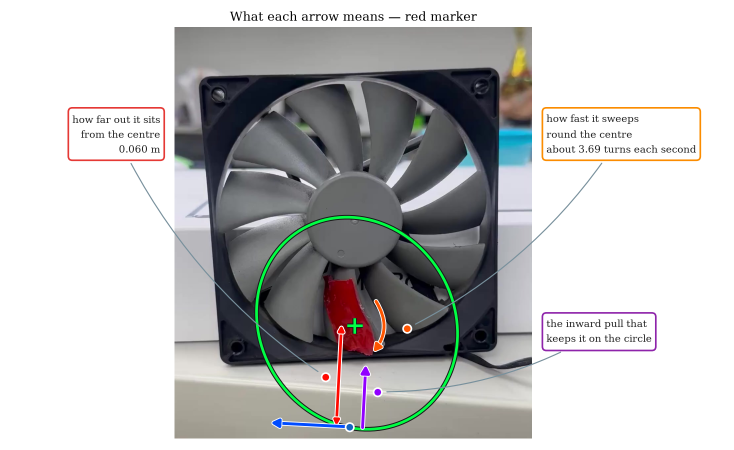
#> input picture presentation/figs/src-overlay-before-4029.png, 1468 x 900 px (shown at 1/2 size)
$ python mk_overlay_fix_fig.py
#> lines starting #> are read from the running program, lines starting #| are printed output that depends on the picture; after the words box and inside, x2 and y2 are one past the last pixel; in counts of white or black regions, pixels touching at a corner belong together
#> in panel, im is the input picture: shape (900, 1468, 3); mean B, G, R 191.2, 191.2, 191.1
#!/usr/bin/env python3
"""Side-by-side of the computerfan-4029 overlay, before and after the crop-bounds fix.

Both inputs are FROZEN COPIES committed beside this script:
  src-overlay-before-4029.png — from the shipped run before 2026-08-06 (centre 328 px low)
  src-overlay-after-4029.png  — the same figure after the fix

They are deliberately NOT read from a live workspace. The "before" state no longer exists
there — regenerating that workspace is exactly what removed it — so a path into
`agent-backend/workspaces/` would silently start rendering two identical panels.

Run:  python3 mk_overlay_fix_fig.py      →  overlay-fix-4029.png
"""
from pathlib import Path

import cv2
import numpy as np

HERE = Path(__file__).resolve().parent
OUT = HERE / "overlay-fix-4029.png"

BAR_H = 62
FONT = cv2.FONT_HERSHEY_SIMPLEX


def photo_box(im: np.ndarray) -> tuple[int, int, int, int]:
    """Bounding box of the embedded video frame, found rather than hard-coded.

    The two panels place their callout boxes differently — matplotlib lays them out by
    whatever space is free — so one fixed crop slices a label box off one panel and not
    the other. The photo is the only large block of non-white pixels, so detect it: take
    the biggest connected non-white component and return its box."""
    nonwhite = (im < 246).any(axis=2).astype(np.uint8) * 255
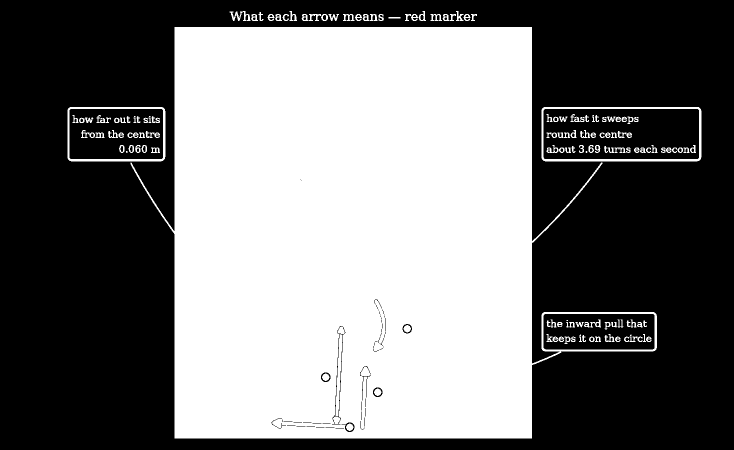
#> nonwhite: shape (900, 1468) (shown at 1/2 size); 46.1% white; 139 white regions (8 under 20 px), largest, box (x1, y1, x2, y2) and area: (261, 54, 1314, 877) 588857, (1083, 214, 1403, 323) 3725, (135, 214, 331, 323) 2601
    nonwhite = cv2.morphologyEx(nonwhite, cv2.MORPH_OPEN, np.ones((9, 9), np.uint8))
#> nonwhite: shape (900, 1468); 44.1% white; 6 white regions, box (x1, y1, x2, y2) and area: (349, 54, 1064, 877) 582403, (809, 652, 820, 663) 121, (646, 749, 657, 760) 121, (750, 779, 761, 790) 121, (694, 849, 705, 860) 121, (668, 834, 678, 844) 99
    n, _lab, st, _cen = cv2.connectedComponentsWithStats(nonwhite)
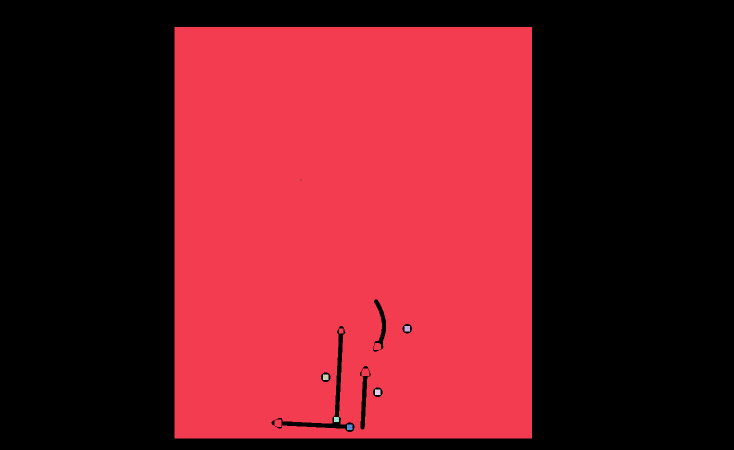
#> _lab: shape (900, 1468) int32 (shown at 1/2 size); 7 distinct labels, from 0 to 6; one colour per label, 0 black
#> n = 7; st = [[0, 0, 1468, 900, 738214], [349, 54, 715, 823, 582403], [809, 652, 11, 11, 121], [646, 749, 11, 11, 121], [750, 779, 11, 11, 121], [668, 834, 10, 10, 99], [694, 849, 11, 11, 121]]
    if n < 2:
        return 0, 0, im.shape[1], im.shape[0]
    k = 1 + int(np.argmax(st[1:, cv2.CC_STAT_AREA]))
#> k = 1
    x, y, w, h = (int(st[k, i]) for i in (cv2.CC_STAT_LEFT, cv2.CC_STAT_TOP,
                                          cv2.CC_STAT_WIDTH, cv2.CC_STAT_HEIGHT))
#> x = 349; y = 54; w = 715; h = 823
    return x, y, w, h


def panel(path: Path, title: str, accent) -> np.ndarray:
    im = cv2.imread(str(path))
    if im is None:
        raise SystemExit(f"missing input: {path.name} (must sit beside this script)")
    x, y, w, h = photo_box(im)
#> x = 349; y = 54; w = 715; h = 823
    im = im[y:y + h, x:x + w]
#> im: shape (823, 715, 3)
    im = cv2.copyMakeBorder(im, BAR_H, 6, 6, 6, cv2.BORDER_CONSTANT, value=(255, 255, 255))
#> im: shape (891, 727, 3)
    cv2.rectangle(im, (6, 0), (im.shape[1] - 6, BAR_H - 8), accent, -1)
    cv2.putText(im, title, (22, 42), FONT, 1.05, (255, 255, 255), 2, cv2.LINE_AA)
    return im


def main() -> None:
    # BGR. Red for the broken state, green for the repaired one.
    left = panel(HERE / "src-overlay-before-4029.png", "shipped: centre on a blade", (52, 52, 200))
    right = panel(HERE / "src-overlay-after-4029.png", "fixed: centre on the hub", (72, 150, 60))
#> call 2 of panel, with title = 'fixed: centre on the hub', accent = (72, 150, 60)
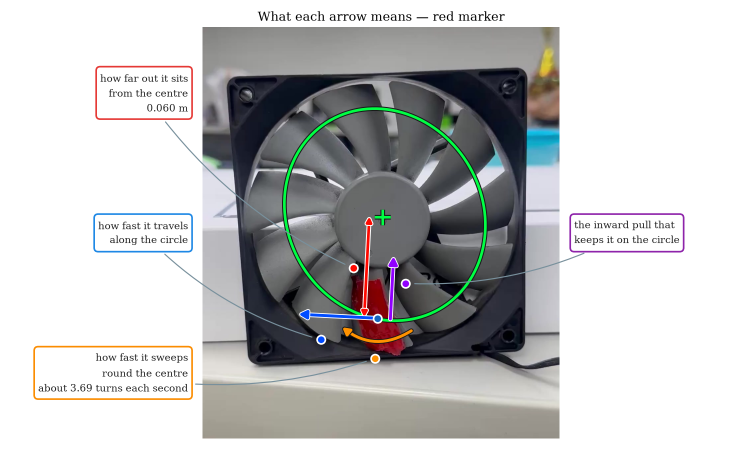
#> input picture presentation/figs/src-overlay-after-4029.png, 1468 x 900 px (shown at 1/2 size)
#> in panel, im is the input picture: shape (900, 1468, 3); mean B, G, R 191.5, 191.4, 191.1
#> in photo_box (call 2), `nonwhite = (im < 246).any(axis=2).astype(np.uint8) * 255`: nonwhite: shape (900, 1468); 46.2% white; 183 white regions (10 under 20 px), largest, box (x1, y1, x2, y2) and area: (328, 54, 1369, 877) 587497, (66, 691, 386, 800) 3335, (190, 131, 386, 240) 2341
#> in photo_box (call 2), `nonwhite = cv2.morphologyEx(nonwhite, cv2.MORPH_OPEN, np.ones((9, 9), ..`: nonwhite: shape (900, 1468); 44.1% white; 6 white regions, box (x1, y1, x2, y2) and area: (405, 54, 1119, 877) 582359, (702, 531, 713, 542) 121, (806, 562, 817, 573) 121, (750, 632, 761, 643) 121, (637, 674, 648, 685) 121, (745, 712, 756, 723) 121
#> in photo_box (call 2), `n, _lab, st, _cen = cv2.connectedComponentsWithStats(nonwhite)`:
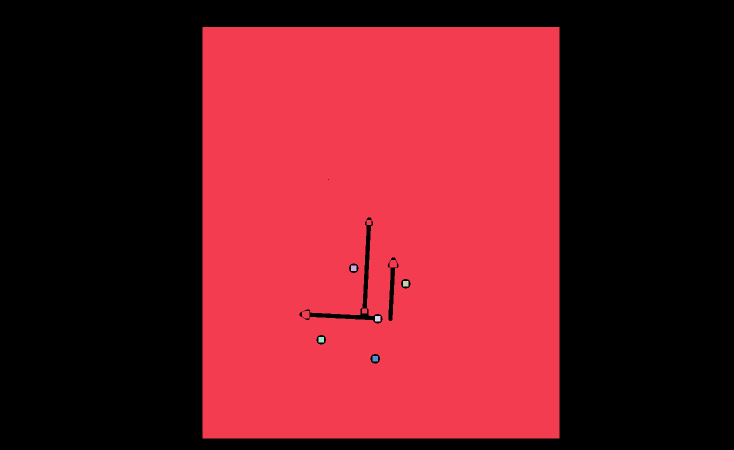
#> _lab: shape (900, 1468) int32 (shown at 1/2 size); 7 distinct labels, from 0 to 6; one colour per label, 0 black
#> in photo_box (call 2), `n, _lab, st, _cen = cv2.connectedComponentsWithStats(nonwhite)`: st = [[0, 0, 1468, 900, 738236], [405, 54, 714, 823, 582359], [702, 531, 11, 11, 121], [806, 562, 11, 11, 121], [750, 632, 11, 11, 121], [637, 674, 11, 11, 121], [745, 712, 11, 11, 121]]
#> in photo_box (call 2), `x, y, w, h = (int(st[k, i]) for i in (cv2.CC_STAT_LEFT, cv2.CC_STAT_TO..`: x = 405; w = 714
#> in panel (call 2), `x, y, w, h = photo_box(im)`: x = 405; w = 714
#> in panel (call 2), `im = im[y:y + h, x:x + w]`:
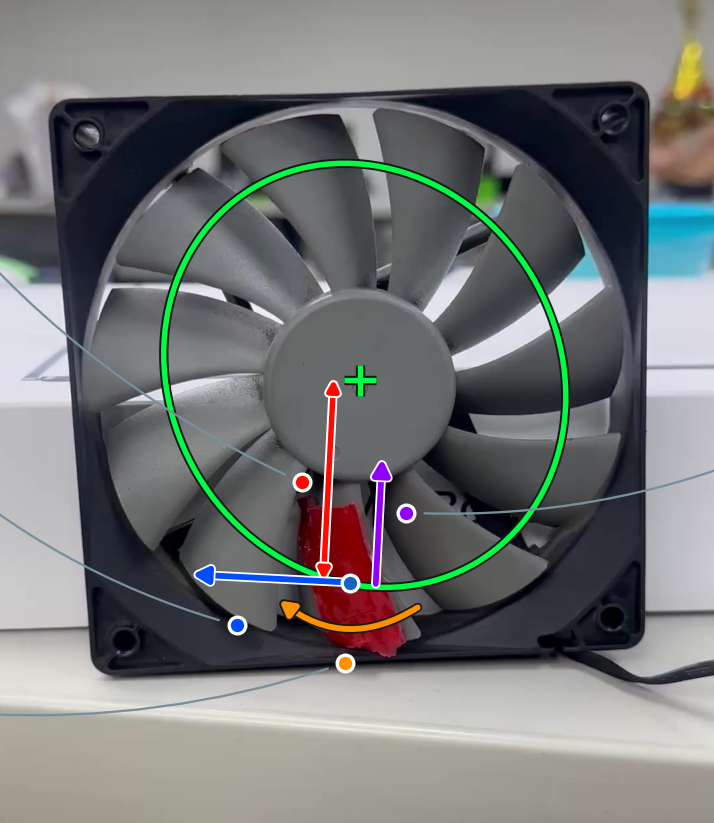
#> im: shape (823, 714, 3); mean B, G, R 117.9, 117.8, 115.9
#> in panel (call 2), `cv2.putText(im, title, (22, 42), FONT, 1.05, (255, 255, 255), 2, cv2.L..`:
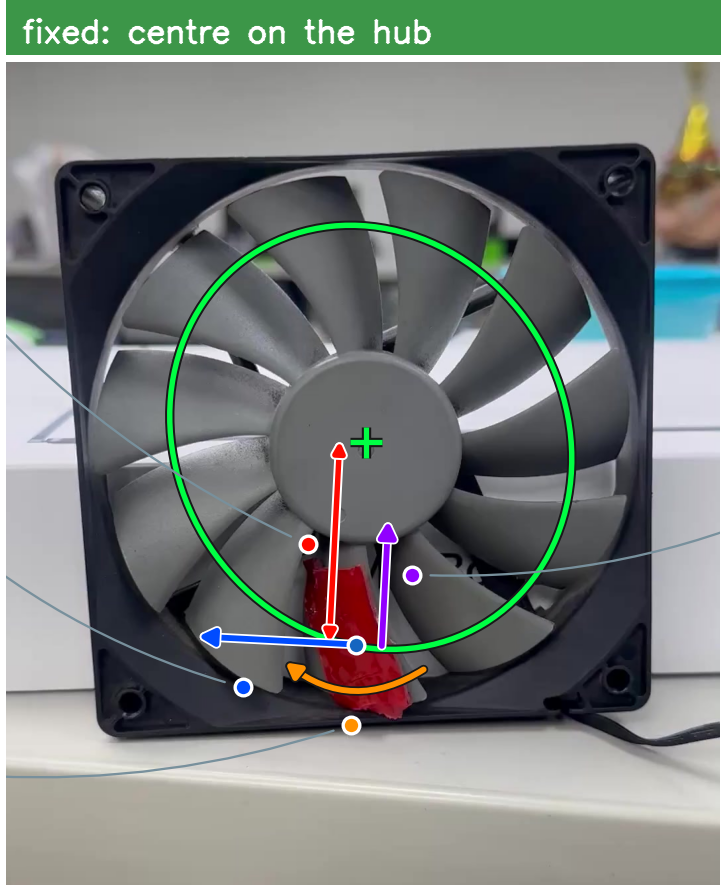
#> im: shape (891, 726, 3); mean B, G, R 120.1, 124.4, 117.6
    h = min(left.shape[0], right.shape[0])
#> h = 891
    left, right = left[:h], right[:h]
    gap = np.full((h, 26, 3), 255, np.uint8)
    cv2.imwrite(str(OUT), np.hstack([left, gap, right]))
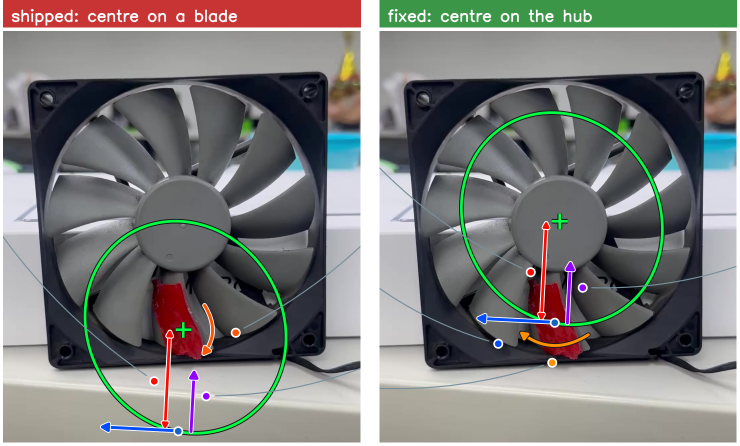
#> saved as overlay-fix-4029.png: shape (891, 1479, 3) (shown at 1/2 size); mean B, G, R 121.6, 123.6, 123.6
    print(f"wrote {OUT.name}  {np.hstack([left, gap, right]).shape}")
#| wrote overlay-fix-4029.png  (891, 1479, 3)


if __name__ == "__main__":
    main()
